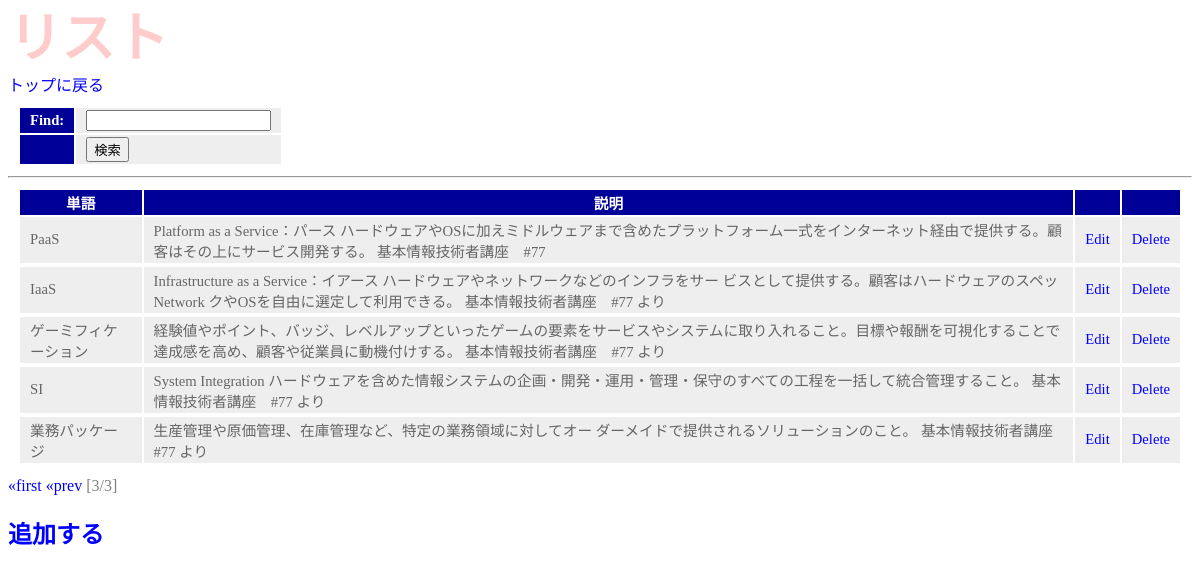
The page /index/list/18/ (signed in) on the database its author committed.
### flashcard/models.py (models this page shows)
class Flashcard(models.Model):
    word = models.CharField(verbose_name='単語',max_length=40)
    description=models.CharField(verbose_name='説明',max_length=200)

### flashcard/views.py (the view)
# urls.py: path('index/list/', views.find, name='flashcard_list'),
@login_required(login_url='/login/')
def find(request,num=1):
    if(request.method == 'POST'):
        form=FindForm(request.POST)
        str=request.POST['find']
        flashcard_list=Flashcard.objects.filter(word__contains=str)
    else:
        form=FindForm()
        flashcard_list=Flashcard.objects.all()
    page=Paginator(flashcard_list,10)
    params = {
        'form': form,
        'flashcard_list': page.get_page(num),
        }
    return render(request,'flashcard_list.html',params)

### flashcard/forms.py
class FindForm(forms.Form):
    find=forms.CharField(label='Find',required=False)

### flashcard/templates/flashcard_list.html (shortened to what this page needs)
{% load static %}
<!doctype html>
<html lang="ja">
<head>
    <link rel="stylesheet" type="text/css" href="{% static 'css/style.css' %}" />
</head>
<body>
    <h1>リスト</h1>
    <a href="{% url 'flashcard:index' %}">トップに戻る</a>
    <table>
        <form action="{% url 'flashcard:flashcard_list' %}" method="post">
        {{form}}
        <tr><th></th><td><input type="submit" value="検索"></td></tr>
        </form>
    </table>
    <hr>
    <table>
        <tr>
            <th>単語</th>
            <th>説明</th>
            <th></th>
            <th></th>
        </tr>
    {% for flashcard in flashcard_list %}
        <tr>
            <td>{{flashcard.word}}</td>
            <td>{{flashcard.description}}</td>
            <td><a href="{% url 'flashcard:edit' flashcard.id %}">Edit</a></td>
            <td><a href="{% url 'flashcard:delete' flashcard.id %}">Delete</a></td>
        <tr>
    {% endfor %}
    </table>
    <div class="pagination">
        {% if flashcard_list.has_previous %}
            <a href="{% url 'flashcard:flashcard_list' %}">&laquo;first</a>
            <a href="{% url 'flashcard:flashcard_list' %}{{flashcard_list.previous_page_number}}">&laquo;prev</a>
        {% endif %}
        <span class="current">
            [{{flashcard_list.number}}/{{flashcard_list.paginator.num_pages}}]
        </span>
    </div>
<h2><a href="{% url 'flashcard:flashcard_create' %}">追加する</a></h2>
</body>
</html>

### flashcard/static/css/style.css (style rules this page uses)
body { color:gray; fontsize:16pt; }
h1 { color:red; opacity:0.2; font-size:40pt; margin-top:-10pt; margin-bottom:0px; text-align:left; }
a { color:blue; text-decoration:none; text-align:left; }
table { margin:10px; font-size:11pt; }
table tr th { background-color:#009; color:white; padding:2px 10px; border-size:2px; }
table tr td { background-color:#eee; color:#666; padding:2px 10px; border-size:2px; }

### rows shown on the page
Flashcard: word "PaaS", description "Platform as a Service：パース ハードウェアやOSに加えミドルウェアまで含めたプラットフォーム一式をインターネット経由で提供する。顧客はその上にサービス開発する。 基本情報技術者講座 #77"
Flashcard: word "IaaS", description "Infrastructure as a Service：イアース ハードウェアやネットワークなどのインフラをサー ビスとして提供する。顧客はハードウェアのスペッ Network クやOSを自由に選定して利用できる。 基本情報技術者講座 #77 より"
Flashcard: word "ゲーミフィケーション", description "経験値やポイント、バッジ、レベルアップといったゲームの要素をサービスやシステムに取り入れること。目標や報酬を可視化することで達成感を高め、顧客や従業員に動機付けする。 基本情報技術者講座 #77 より"
Flashcard: word "SI", description "System Integration ハードウェアを含めた情報システムの企画・開発・運用・管理・保守のすべての工程を一括して統合管理すること。 基本情報技術者講座 #77 より"
Flashcard: word "業務パッケージ", description "生産管理や原価管理、在庫管理など、特定の業務領域に対してオー ダーメイドで提供されるソリューションのこと。 基本情報技術者講座 #77 より"

### other values the page prints
{{ flashcard_list.number }} "3"
{{ flashcard_list.paginator.num_pages }} "3"
